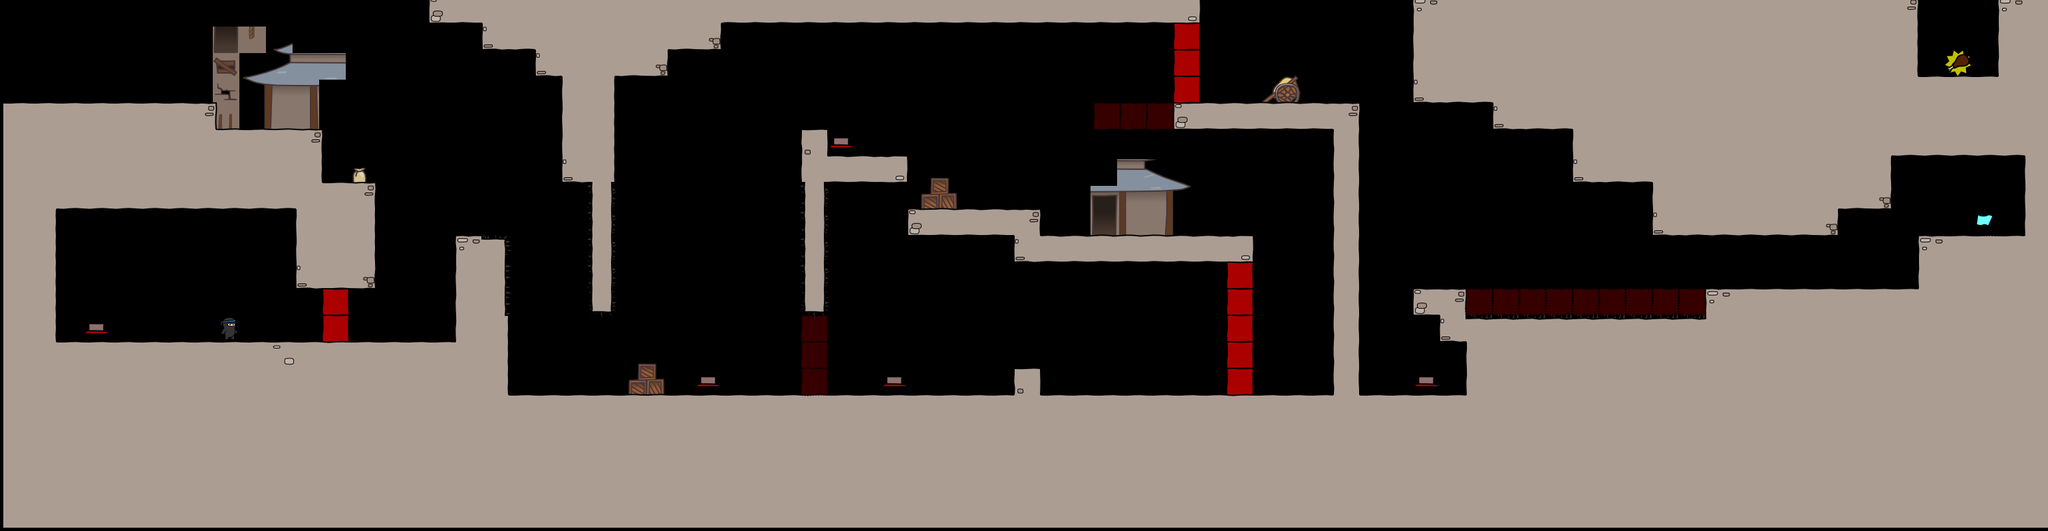

Tiled map render using the project's own tile images. Description and the map definition, with tile-layer contents summarised, below:
An orthogonal 77x20 tile map with 40x40 px tiles, 4 tile layers (bg, walls, objects, fg), 4 tilesets.

<map version="1.0" orientation="orthogonal" width="77" height="20" tilewidth="40" tileheight="40">
 <properties>
  <property name="atl_directory" value="maps/" />
  <property name="atl_drawObjects" value="true" />
  <property name="atl_useSpritebatch" value="true" />
  <property name="atl_viewH" value="600" />
  <property name="atl_viewPadding" value="10" />
  <property name="atl_viewScaling" value="1" />
  <property name="atl_viewW" value="800" />
  <property name="atl_viewX" value="0" />
  <property name="atl_viewY" value="0" />
 </properties>
 <tileset firstgid="1" name="world1" tilewidth="50" tileheight="50">
  <image source="world1.png" width="400" height="850" />
 </tileset>
 <tileset firstgid="137" name="background" tilewidth="40" tileheight="40">
  <image source="background1.png" width="320" height="1360" />
 </tileset>
 <tileset firstgid="409" name="objectpalette" tilewidth="50" tileheight="50">
  <image source="objectpalette.png" width="400" height="500" />
 </tileset>
 <tileset firstgid="489" name="foreground" tilewidth="50" tileheight="50">
  <image source="foreground1.png" width="400" height="400" />
 </tileset>
 <layer name="bg" width="77" height="20">
  <properties>
   <property name="atl_offsetX" value="0" />
   <property name="atl_offsetY" value="0" />
   <property name="atl_parallaxX" value="1" />
   <property name="atl_parallaxY" value="1" />
  </properties>
  <data>[1540 cells, 37 non-empty, 34 distinct tile ids]</data>
 </layer>
 <layer name="walls" width="77" height="20">
  <properties>
   <property name="atl_offsetX" value="0" />
   <property name="atl_offsetY" value="0" />
   <property name="atl_parallaxX" value="1" />
   <property name="atl_parallaxY" value="1" />
  </properties>
  <data>[1540 cells, 821 non-empty, 15 distinct tile ids]</data>
 </layer>
 <layer name="objects" width="77" height="20">
  <properties>
   <property name="atl_offsetX" value="0" />
   <property name="atl_offsetY" value="0" />
   <property name="atl_parallaxX" value="1" />
   <property name="atl_parallaxY" value="1" />
  </properties>
  <data>[1540 cells, 33 non-empty, 6 distinct tile ids]</data>
 </layer>
 <layer name="fg" width="77" height="20">
  <properties>
   <property name="atl_offsetX" value="0" />
   <property name="atl_offsetY" value="0" />
   <property name="atl_parallaxX" value="1" />
   <property name="atl_parallaxY" value="1" />
  </properties>
  <data>[1540 cells, 22 non-empty, 5 distinct tile ids]</data>
 </layer>
</map>
